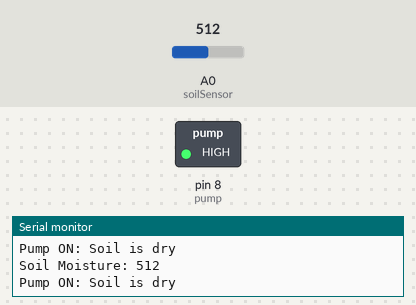
This sketch was run on a simulated Arduino Uno, built with avr-gcc and run on an emulated ATmega328P. On the bench: switched loads named in the sketch (green lamp = pin HIGH), the last lines printed to the serial monitor. The inputs (shaded band) are chosen by the test bench; at power-on: A0 (soilSensor) = 512.

Above: at 1.8 s.
1.9 s: A0 (soilSensor) set to 483
At 3.2 s:
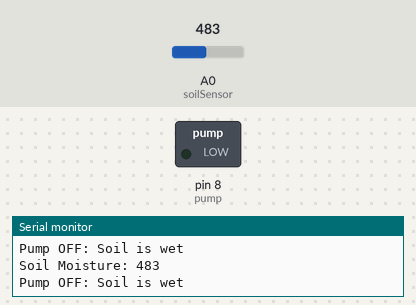
3.5 s: A0 (soilSensor) set to 510
At 5.0 s:
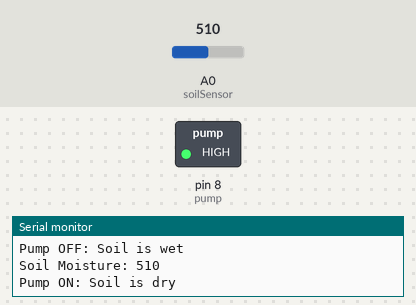
5.5 s: A0 (soilSensor) set to 490
At 6.5 s:
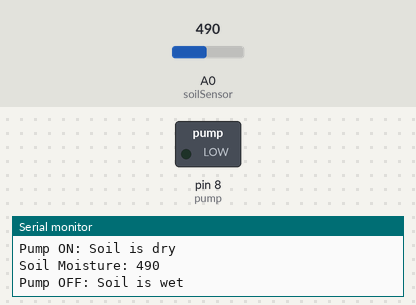
Timing chart, 0 to 8.5 s (numbered marks = the images above; inputs shaded):
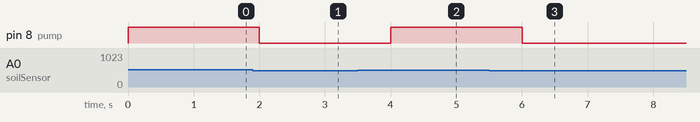

The sketch:

irrigation_system.ino
```cpp
int soilSensor = A0;
int pump = 8;
int moistureValue = 0;
int threshold = 500;

void setup() {
  Serial.begin(9600);
  pinMode(pump, OUTPUT);
  digitalWrite(pump, LOW);
}

void loop() {
  moistureValue = analogRead(soilSensor);
  Serial.print("Soil Moisture: ");
  Serial.println(moistureValue);

  if (moistureValue > threshold) {
    digitalWrite(pump, HIGH);   // Turn ON pump
    Serial.println("Pump ON: Soil is dry");
  } else {
    digitalWrite(pump, LOW);    // Turn OFF pump
    Serial.println("Pump OFF: Soil is wet");
  }

  delay(1000);
}
```

Measured:
- the behaviour switches between 501 and 500 on A0 (soilSensor) (found by bisection; images 0 and 1)
- after the input at 1.9 s, pin 8 (pump): HIGH → LOW after 0.10 s
- after the input at 3.5 s, pin 8 (pump): LOW → HIGH after 0.50 s
- after the input at 5.5 s, pin 8 (pump): HIGH → LOW after 0.50 s
